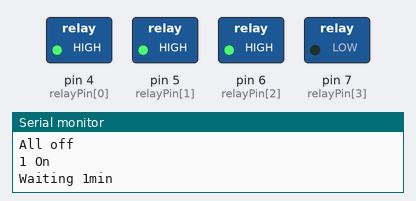
A sketch run on a simulated Arduino Uno, built with avr-gcc and run on an emulated ATmega328P. Parts: switched loads named in the sketch (green lamp = pin HIGH), the last lines printed to the serial monitor.

Above: at 0.1 s.
At 60.1 s:
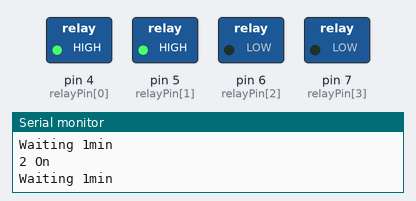
At 120.1 s:
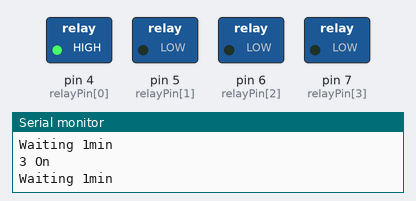
Timing chart, 0 to 121.6 s (numbered marks = the images above):
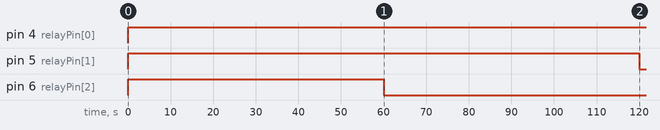

Measured:
- by itself, pin 4 (relayPin[0]): LOW → HIGH at 0.00 s
- by itself, pin 5 (relayPin[1]): LOW → HIGH at 0.00 s, → LOW 120 s later
- by itself, pin 6 (relayPin[2]): LOW → HIGH at 0.00 s, → LOW 60.0 s later

The sketch:

sequencer.ino
```cpp
unsigned char relayPin[4] = {4,5,6,7};

void setup()
{
  int i;
  Serial.begin(9600);
  // should be replaced by :
  // sets bits 7, 6, 5, 4 to 1 (OUTPUT)
  // DDRD = DDRD | B11110000;
  // sets bits 7, 6, 5, 4 to 1 (HIGH) : power off
  // PORTD = PORTD | B11110000;
  for(i = 0; i < 4; i++)
  {
    pinMode(relayPin[i],OUTPUT);
    digitalWrite(relayPin[i],HIGH);
  }
  Serial.println("All off");
  digitalWrite(relayPin[3],LOW);
  Serial.println("1 On");
  Serial.println("Waiting 1min");
  delay(60000L);
  digitalWrite(relayPin[2],LOW);
  Serial.println("2 On");
  Serial.println("Waiting 1min");
  delay(60000L);
  digitalWrite(relayPin[1],LOW);
  Serial.println("3 On");
  Serial.println("Waiting 1min");
  delay(60000L);
  digitalWrite(relayPin[0],LOW);
  Serial.println("4 On");
}

void loop()
{
 delay(10*1000);
 Serial.println("Waiting ...");
}
```
